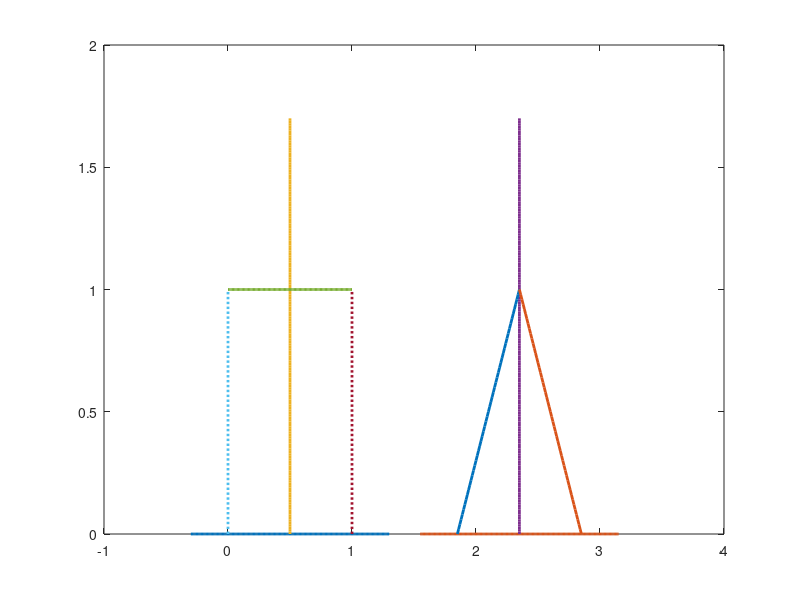

MATLAB code to generate this figure: (Note: this script raises an error after producing the figure.)
% to prepare the fourier transform of sinx/x 
clear all; close all; clc; tic; myfont = 22;
mywidth = 2;

a1 = 0.3;

b1 = 0.25;

c1 = 0.25;

h1 = figure;

x1 = -a1:0.01:(1+a1);
y1 = zeros(1,length(x1));

x2 = x1+ 1 + 2*a1+ b1;
y2 = zeros(1,length(x2));

plot(x1, y1 ,'linewidth',mywidth)

hold on

plot(x2, y2,'linewidth',mywidth)

y3 = 0:0.01:1.7;
x3 = 0.5+ zeros(1,length(y3));

y4 = 0:0.01:1.7;
x4 = 0.5+zeros(1,length(y4)) +1 + 2*a1+ b1;

plot(x3, y3,'linewidth',mywidth)

plot(x4, y4,'linewidth',mywidth)

x5 = 0:0.01:1;
y5 = ones(1, length(x5));
plot(x5, y5, 'linewidth',mywidth)


y6 = 0:0.01:1;
x6 = zeros(1, length(y5));
plot(x6, y6, ':','linewidth',mywidth)

y7 = 0:0.01:1;
x7 = 1+zeros(1, length(y5));
plot(x7, y7, ':','linewidth',mywidth)

x8 = (1+2*a1+b1):0.01:(1.5+2*a1+b1);
y8 = 0.02*(0:1:50);
plot(x8, y8 ,'linewidth',mywidth)

x9 = 2*(1.5+2*a1+b1)- x8;
y9 = 0.02*(0:1:50);
plot(x9, y9 ,'linewidth',mywidth)

arrow([0.5 0],[1+a1 0],'width',2,'TipAngle',24,'BaseAngle',30,'FaceColor','b','EdgeColor','b')
arrow([2+2*a1+b1 0 ],[ 2+3*a1+b1 0],'width',1.5,'TipAngle',24,'BaseAngle',30,'FaceColor','b','EdgeColor','b')


arrow([0.5 0],[0.5 1.7],'width',1.5,'TipAngle',24,'BaseAngle',30,'FaceColor','b','EdgeColor','b')
arrow([1.5+2*a1+b1 0 ],[ 1.5+2*a1+b1 1.7],'width',1.5,'TipAngle',24,'BaseAngle',30,'FaceColor','b','EdgeColor','b')


text(1+0.05,1,'$ \pi $','fontsize',25,'Interpreter','latex')

text(1.5+2*a1+b1+0.05,1,'$ \pi $','fontsize',25,'Interpreter','latex')


text(-a1,1.6,'(a)','fontsize',22,'Interpreter','latex')
text(1+a1+b1,1.6,'(b)','fontsize',22,'Interpreter','latex')


text(0.59,1.6,'$F_1$','fontsize',25,'Interpreter','latex')
text(1.5+2*a1+b1+0.09,1.6,'$F_2$','fontsize',25,'Interpreter','latex')


text(1+0.75*a1,-0.75*c1,'$q$','fontsize',25,'Interpreter','latex')
text(2+2*a1+b1+0.75*a1,-0.75*c1,'$q$','fontsize',25,'Interpreter','latex')


text(0,-0.75*c1,'$-1$','HorizontalAlignment','center','fontsize',25,'Interpreter','latex')
text(1,-0.75*c1,'$+1$','HorizontalAlignment','center','fontsize',25,'Interpreter','latex')
text(0.5,-0.75*c1,'$0$','HorizontalAlignment','center','fontsize',25,'Interpreter','latex')

text(1+2*a1+b1,-0.75*c1,'$-2$','HorizontalAlignment','center','fontsize',25,'Interpreter','latex')
text(2+2*a1+b1,-0.75*c1,'$+2$','HorizontalAlignment','center','fontsize',25,'Interpreter','latex')
text(1.5+2*a1+b1,-0.75*c1,'$0$','HorizontalAlignment','center','fontsize',25,'Interpreter','latex')

text(2+2*a1+b1+0.75*a1,-0.75*c1,'$q$','fontsize',25,'Interpreter','latex')

axis equal 


axis off

print(h1,'-depsc','fourier.eps')
